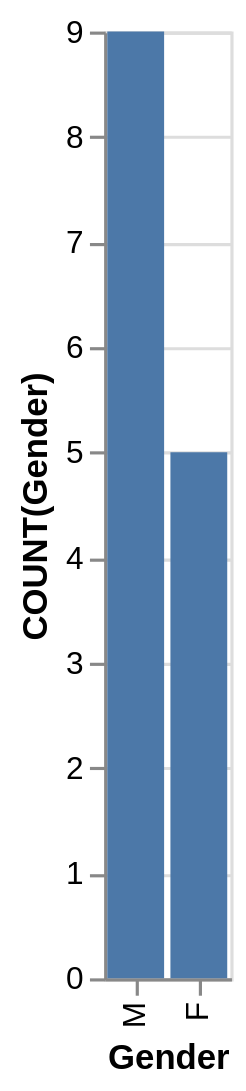

This figure's Vega-Lite source:
### Vega-Lite specification from a JSON file in a GitHub repository (floating-point values rounded to 4 significant figures)
{"data": {"values": [{"x_data": "M", "y_data": 9}, {"x_data": "F", "y_data": 5}]}, "mark": "bar", "encoding": {"x": {"field": "x_data", "type": "nominal", "title": "Gender", "sort": "descending"}, "y": {"field": "y_data", "type": "quantitative", "title": "COUNT(Gender)"}}}
